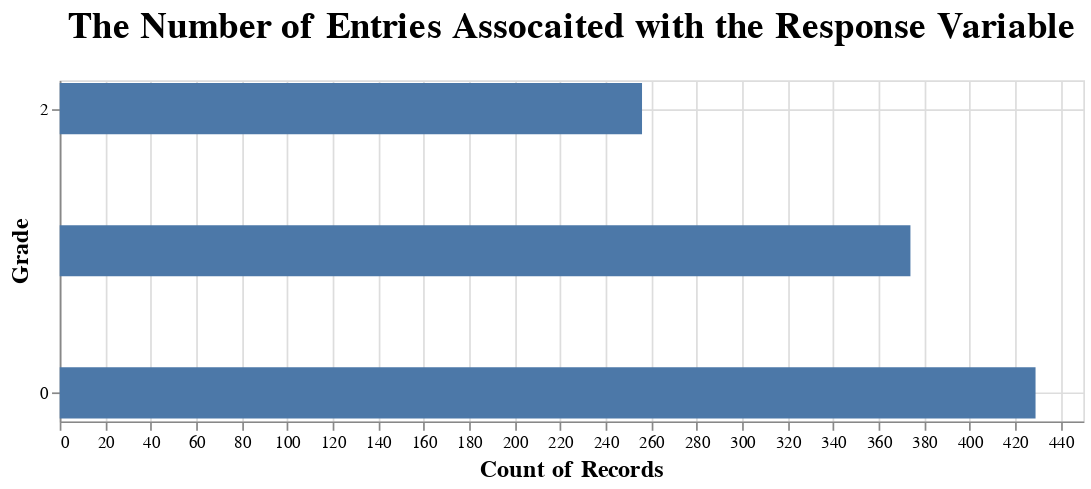

The notebook cell saved with this chart:
### Markdown cell above
### 3. Data Visualizations

### Code cell
chart_grade_count = alt.Chart(milk_data).mark_bar(size = 30).encode(
    x=alt.X('count()', axis = alt.Axis(titleFontSize = 14)),
    y=alt.Y('Grade', sort='x', axis=alt.Axis(tickMinStep=2, titleFontSize = 14))
).properties(
    height=200,
    width=600
)
chart_grade_count.configure_axis().properties(title= {'text': "The Number of Entries Assocaited with the Response Variable",
            'fontSize': 21.5,
            'offset': 20
           })

### Figure 1 — Vega-Lite specification as saved in the notebook (floating-point values rounded to 4 significant figures; data arrays with more than 128 entries replaced by an {"elided": "..."} marker saying what was removed)
{"config": {"view": {"continuousWidth": 300, "continuousHeight": 300}, "axis": {}}, "data": {"name": "data-637784874b857f7f1e42374e5d8cebd0"}, "mark": {"type": "bar", "size": 30}, "encoding": {"x": {"aggregate": "count", "axis": {"titleFontSize": 14}, "type": "quantitative"}, "y": {"axis": {"tickMinStep": 2, "titleFontSize": 14}, "field": "Grade", "sort": "x", "type": "quantitative"}}, "height": 200, "title": {"text": "The Number of Entries Assocaited with the Response Variable", "fontSize": 21.5, "offset": 20}, "width": 600, "$schema": "https://vega.github.io/schema/vega-lite/v5.16.3.json", "datasets": {"data-637784874b857f7f1e42374e5d8cebd0": {"elided": "1059 records"}}}
